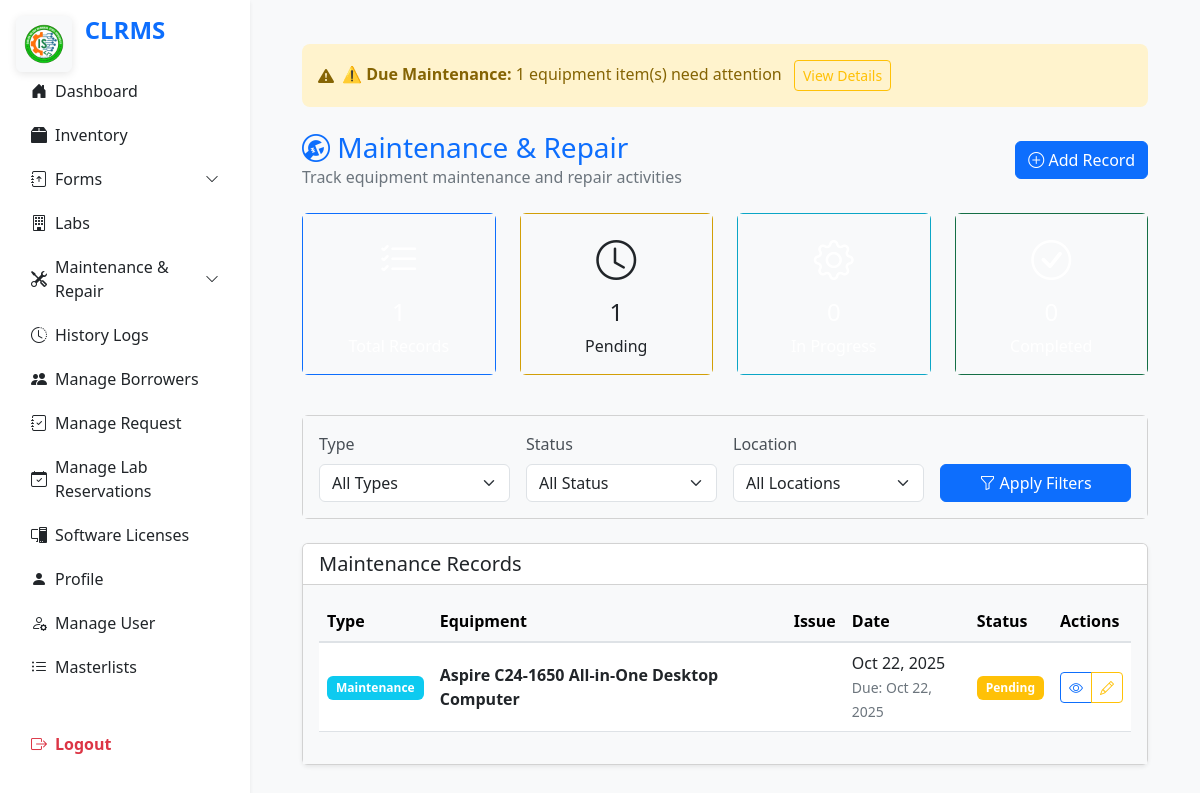
The app's page /pages/maintenance.php (signed in) with its own data.
### tables this page shows
CREATE TABLE `maintenance_records` (
  `id` int(11) NOT NULL,
  `equipment_id` int(11) NOT NULL,
  `type` enum('Maintenance','Repair') DEFAULT 'Maintenance',
  `issue_description` text NOT NULL,
  `maintenance_date` date NOT NULL,
  `repair_status` enum('Pending','In Progress','Completed') DEFAULT 'Pending',
  `notes` text DEFAULT NULL,
  `photo` varchar(255) DEFAULT NULL,
  `due_date` date DEFAULT NULL
);

CREATE TABLE `equipment` (
  `id` int(11) NOT NULL,
  `name` varchar(100) NOT NULL,
  `serial_number` varchar(100) NOT NULL,
  `model` varchar(100) DEFAULT NULL,
  `status` enum('Available','Borrowed','Maintenance','Repair','Retired','Under Repair','Disposed','Transferred') DEFAULT 'Available',
  `location` varchar(100) NOT NULL,
  `category` varchar(50) DEFAULT 'Equipment',
  `remarks` text DEFAULT NULL,
  `date_transferred` date DEFAULT NULL,
  `installation_date` date DEFAULT NULL,
  `last_maintenance_date` date DEFAULT NULL,
  `next_maintenance_date` date DEFAULT NULL,
  `maintenance_interval_months` int(11) DEFAULT 6,
  `last_updated_by` int(11) DEFAULT NULL,
  `last_updated_at` datetime DEFAULT NULL,
  `is_archived` tinyint(1) DEFAULT 0
);

### classes/Maintenance.php (called while the page is built, shortened)
<?php
require_once 'Database.php';
require_once 'BaseModel.php';
class Maintenance extends BaseModel {
    public function __construct() {
        $database = new Database();
    }
    public function getAllMaintenance() {
        $query = "SELECT m.*, e.name AS equipment_name, e.location AS equipment_location
                  FROM " . $this->table_name . " m
                  JOIN equipment e ON m.equipment_id = e.id
                  ORDER BY m.id DESC";
        $stmt = $this->conn->prepare($query);
        $stmt->execute();
        return $stmt->fetchAll(PDO::FETCH_ASSOC);
    }
    public function getDueMaintenance() {
        $today = date('Y-m-d');
        $query = "SELECT m.*, e.name AS equipment_name FROM " . $this->table_name . " m
                  JOIN equipment e ON m.equipment_id = e.id
                  WHERE m.due_date IS NOT NULL AND m.due_date <= :today AND m.repair_status != 'Completed'";
        $stmt = $this->conn->prepare($query);
        $stmt->bindParam(':today', $today);
        $stmt->execute();
        return $stmt->fetchAll(PDO::FETCH_ASSOC);
    }
}

### classes/Database.php (called while the page is built, shortened)
<?php
class Database {
    private $host = DB_HOST;
    private $db_name = DB_NAME;
    private $username = DB_USER;
    private $password = DB_PASS;
    private $conn;
    public function getConnection() {
        if ($this->conn === null) {
            try {
                $this->conn = new PDO(
                    "mysql:host={$this->host};dbname={$this->db_name}",
                    $this->username,
                    $this->password
                );
                $this->conn->setAttribute(PDO::ATTR_ERRMODE, PDO::ERRMODE_EXCEPTION);
                $this->conn->exec("SET NAMES utf8mb4");
            } catch (PDOException $exception) {
                error_log('[Database Error] ' . $exception->getMessage(), 3, __DIR__ . '/../logs/error.log');
                die('A database error occurred. Please try again later.');
            }
        }
        return $this->conn;
    }
}
?>

### classes/MaintenanceService.php (called while the page is built, shortened)
<?php
require_once 'Maintenance.php';
class MaintenanceService {
    private $maintenanceModel;
    public function __construct() {
        $this->maintenanceModel = new Maintenance();
    }
    public function getAllMaintenance() {
        return $this->maintenanceModel->getAllMaintenance();
    }
    public function getDueMaintenance() {
        return $this->maintenanceModel->getDueMaintenance();
    }
}

### classes/BaseModel.php (called while the page is built, shortened)
<?php
abstract class BaseModel {
    public function __construct($conn, $table_name) {
        $this->conn = $conn;
        $this->table_name = $table_name;
    }
}

### pages/maintenance.php (the view, shortened to what this page needs)
<?php
require_once '../classes/Maintenance.php';
require_once '../classes/MaintenanceService.php';
$maintenanceService = new MaintenanceService();
$typeFilter = isset($_GET['type']) ? $_GET['type'] : '';
if ($typeFilter && in_array($typeFilter, ['Maintenance', 'Repair'])) {
    $records = $maintenanceService->getMaintenanceByType($typeFilter);
} else {
    $records = $maintenanceService->getAllMaintenance();
}
$dueMaintenance = $maintenanceService->getDueMaintenance();
?>
<!DOCTYPE html>
<html lang="en">
<head>
    <link href="https://cdn.jsdelivr.net/npm/bootstrap@5.3.0/dist/css/bootstrap.min.css" rel="stylesheet">
    <link href="../assets/css/style.css" rel="stylesheet">
    <link href="https://cdn.jsdelivr.net/npm/bootstrap-icons@1.10.5/font/bootstrap-icons.css" rel="stylesheet">
    <link href="../assets/css/maintenance.css" rel="stylesheet">
</head>
<body class="bg-light">
<main class="main-content">
    <div class="container-fluid px-4 mt-4">
        <?php if (!empty($dueMaintenance)): ?>
            <div class="alert alert-warning d-flex align-items-center mb-4" role="alert">
                <i class="bi bi-exclamation-triangle-fill me-2"></i>
                <div>
                    <strong>⚠️ Due Maintenance:</strong>
                    <?= count($dueMaintenance) ?> equipment item(s) need attention
                    <button class="btn btn-sm btn-outline-warning ms-2" type="button" data-bs-toggle="collapse" data-bs-target="#dueMaintenanceDetails">
                        View Details
                    </button>
                </div>
            </div>
        <?php endif; ?>
        <div class="d-flex align-items-center justify-content-between mb-4">
            <div>
                <h1 class="h3 text-primary mb-0"><i class="bi bi-wrench-adjustable-circle"></i> Maintenance & Repair</h1>
                <p class="text-muted mb-0">Track equipment maintenance and repair activities</p>
            </div>
            <div>
                <button class="btn btn-primary" data-bs-toggle="modal" data-bs-target="#addMaintenanceModal">
                    <i class="bi bi-plus-circle"></i> Add Record
                </button>
            </div>
        </div>
        <div class="row mb-4">
            <div class="col-md-3">
                <div class="card bg-primary text-white">
                    <div class="card-body text-center">
                        <i class="bi bi-list-check fs-1"></i>
                        <h4 class="mt-2"><?= count($records) ?></h4>
                        <p class="mb-0">Total Records</p>
                    </div>
                </div>
            </div>
            <div class="col-md-3">
                <div class="card bg-warning text-dark">
                    <div class="card-body text-center">
                        <i class="bi bi-clock fs-1"></i>
                        <h4 class="mt-2"><?= count(array_filter($records, fn($r) => $r['repair_status'] === 'Pending')) ?></h4>
                        <p class="mb-0">Pending</p>
                    </div>
                </div>
            </div>
            <div class="col-md-3">
                <div class="card bg-info text-white">
                    <div class="card-body text-center">
                        <i class="bi bi-gear fs-1"></i>
                        <h4 class="mt-2"><?= count(array_filter($records, fn($r) => $r['repair_status'] === 'In Progress')) ?></h4>
                        <p class="mb-0">In Progress</p>
                    </div>
                </div>
            </div>
            <div class="col-md-3">
                <div class="card bg-success text-white">
                    <div class="card-body text-center">
                        <i class="bi bi-check-circle fs-1"></i>
                        <h4 class="mt-2"><?= count(array_filter($records, fn($r) => $r['repair_status'] === 'Completed')) ?></h4>
                        <p class="mb-0">Completed</p>
                    </div>
                </div>
            </div>
        </div>
        <div class="card mb-4">
            <div class="card-body">
                <form method="get" class="row g-3 align-items-end">
                    <div class="col-md-3">
                        <label for="type" class="form-label">Type</label>
                        <select name="type" id="type" class="form-select">
                            <option value="">All Types</option>
                        </select>
                    </div>
                    <div class="col-md-3">
                        <label for="status" class="form-label">Status</label>
                        <select name="status" id="status" class="form-select">
                            <option value="">All Status</option>
                        </select>
                    </div>
                    <div class="col-md-3">
                        <label for="location" class="form-label">Location</label>
                        <select name="location" id="location" class="form-select">
                            <option value="">All Locations</option>
                        </select>
                    </div>
                    <div class="col-md-3">
                        <button type="submit" class="btn btn-primary w-100">
                            <i class="bi bi-funnel"></i> Apply Filters
                        </button>
                    </div>
                </form>
            </div>
        </div>
        <div class="card shadow-sm">
            <div class="card-header bg-white">
                <h5 class="mb-0">Maintenance Records</h5>
            </div>
            <div class="card-body table-responsive">
                <?php if (!empty($records)): ?>
                    <table class="table table-hover align-middle">
                        <thead class="table-light">
                    <tr>
                        <th>Type</th>
                        <th>Equipment</th>
                        <th>Issue</th>
                                <th>Date</th>
                                <th>Status</th>
                                <th>Actions</th>
                    </tr>
                    </thead>
                    <tbody>
                        <?php foreach ($records as $rec): ?>
                            <tr>
                                    <td>
                                        <span class="badge bg-<?= $rec['type'] == 'Maintenance' ? 'info' : 'warning' ?>">
                                            <?= htmlspecialchars($rec['type'] ?? 'Maintenance') ?>
                                        </span>
                                    </td>
                                    <td>
                                        <strong><?= htmlspecialchars($rec['equipment_name']) ?></strong>
                                    </td>
                                    <td>
                                    </td>
                                    <td>
                                        <div><?= date('M d, Y', strtotime($rec['maintenance_date'])) ?></div>
                                        <?php if (!empty($rec['due_date'])): ?>
                                            <small class="text-muted">Due: <?= date('M d, Y', strtotime($rec['due_date'])) ?></small>
                                        <?php endif; ?>
                                    </td>
                                <td>
                                    <?php
                                    $statusClass = match ($rec['repair_status']) {
                                            'Pending' => 'warning',
                                        'In Progress' => 'primary',
                                        'Completed' => 'success',
                                        default => 'secondary'
                                    };
                                    ?>
                                    <span class="badge bg-<?= $statusClass ?>"><?= htmlspecialchars($rec['repair_status']) ?></span>
                                </td>
                                    <td>
                                        <div class="btn-group btn-group-sm" role="group">
                                            <button class="btn btn-outline-primary" data-bs-toggle="modal" data-bs-target="#viewModal<?= $rec['id'] ?>" title="View Details">
                                                <i class="bi bi-eye"></i>
                                            </button>
                                            <button class="btn btn-outline-warning" data-bs-toggle="modal" data-bs-target="#editModal<?= $rec['id'] ?>" title="Edit">
                                                <i class="bi bi-pencil"></i>
                                            </button>
                                        </div>
                                </td>
                            </tr>
                        <?php endforeach; ?>
                    </tbody>
                </table>
                <?php endif; ?>
            </div>
        </div>
    </div>
</main>
</body>
</html>

### assets/css/style.css (style rules this page uses)
body { background-color: #f8f9fa; font-family: 'Segoe UI', Tahoma, Geneva, Verdana, sans-serif; }
.main, .main-content { margin-left: 250px; padding: 20px; transition: margin-left 0.3s ease; }
.container-fluid.px-4 { padding-left: 2rem !important; padding-right: 2rem !important; }
.btn-primary, .bg-primary { background-color: #0d6efd !important; border-color: #0d6efd !important; }
.btn-outline-primary { color: #0d6efd; border-color: #0d6efd; }
.alert { margin-top: 1rem; }

### assets/css/maintenance.css (style rules this page uses)
.table th { font-weight: 600; border-bottom: 2px solid #dee2e6; }
.table td { vertical-align: middle; }
.badge { font-size: 0.75rem; padding: 0.5em 0.75em; }
.form-label { font-weight: 500; color: #495057; }
.btn-group-sm .btn { padding: 0.25rem 0.5rem; font-size: 0.875rem; }
.alert { border: none; border-radius: 0.5rem; }
.text-muted { color: #6c757d !important; }
.card .card-body { background-color: #f8f9fa; }
.alert-warning { background-color: #fff3cd; color: #856404; }
.container-fluid.px-4 { padding-left: 2rem !important; padding-right: 2rem !important; }
.card { margin-bottom: 1rem; }
.table-responsive { overflow-x: auto; -webkit-overflow-scrolling: touch; }

### includes/sidebar_content.php (style rules this page uses)
@media (min-width: 992px) { .main-content, .main { margin-left: 250px; transition: margin-left 0.3s cubic-bezier(.4,0,.2,1); } }

### records on screen
maintenance_records: repair_status "1", type "Maintenance", equipment.name "Aspire C24-1650 All-in-One Desktop Computer", maintenance_date "Oct 22, 2025", due_date "Oct 22, 2025", repair_status "Pending"

### other values on screen
count($dueMaintenance) "1"
